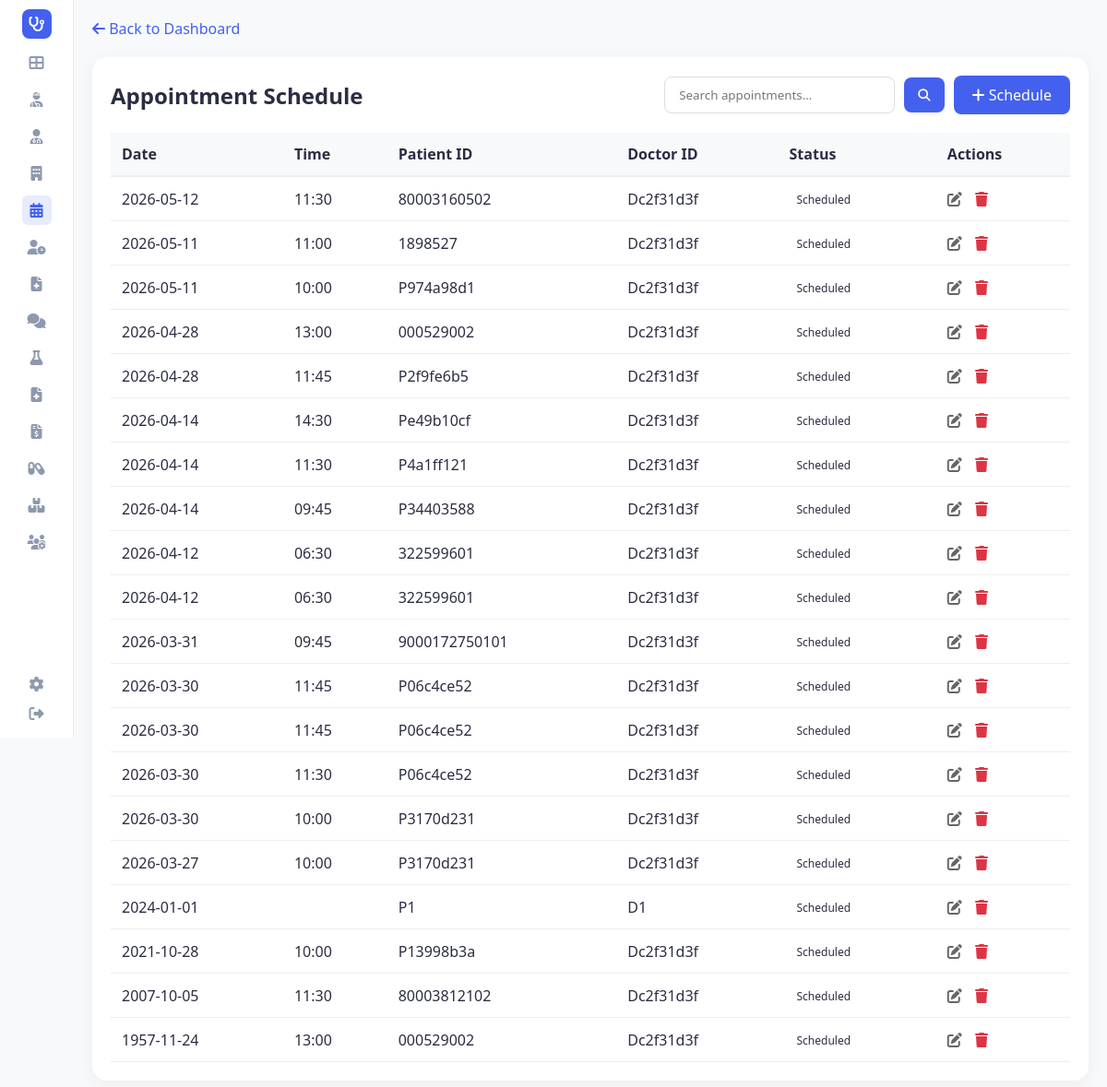
Before: /schedule (signed in) with the older database file.
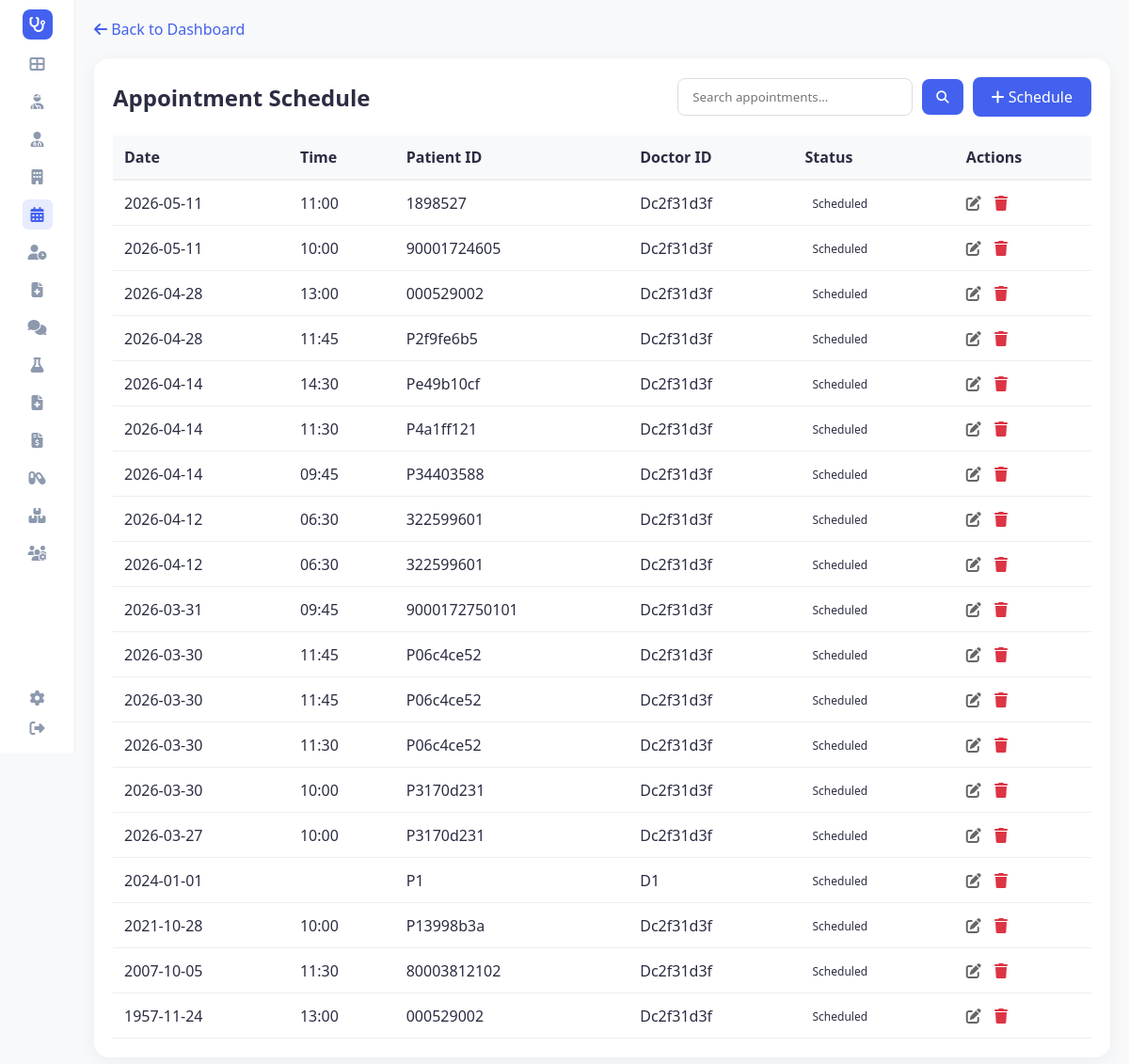
After: the same page with the newer database file.
### tables this page shows
CREATE TABLE appointments (
                appointment_id TEXT PRIMARY KEY,
                patient_id TEXT,
                doctor_id TEXT,
                appointment_date TEXT,
                appointment_time TEXT,
                reason TEXT,
                status TEXT,
                notes TEXT, is_deleted INTEGER DEFAULT 0, deleted_at TEXT,
                FOREIGN KEY (patient_id) REFERENCES patients(patient_id),
                FOREIGN KEY (doctor_id) REFERENCES doctors(doctor_id)
            );

### app.py (the view)
@app.route('/schedule')
def view_schedule():
    page = request.args.get('page', 1, type=int)
    search_term = request.args.get('search', '').strip()
    per_page = 20
    conn = hms.db.get_connection()
    cursor = conn.cursor()
    if search_term:
        search_value = f"%{search_term}%"
        cursor.execute("""
            SELECT * FROM appointments
            WHERE patient_id LIKE ? OR doctor_id LIKE ? OR status LIKE ? OR reason LIKE ?
            ORDER BY appointment_date DESC, appointment_time DESC LIMIT ? OFFSET ?
        """, (search_value, search_value, search_value, search_value, per_page, (page - 1) * per_page))
        rows = cursor.fetchall()
        cursor.execute("""
            SELECT COUNT(*) FROM appointments
            WHERE patient_id LIKE ? OR doctor_id LIKE ? OR status LIKE ? OR reason LIKE ?
        """, (search_value, search_value, search_value, search_value))
        total_count = cursor.fetchone()[0]
    else:
        cursor.execute("SELECT * FROM appointments ORDER BY appointment_date DESC, appointment_time DESC LIMIT ? OFFSET ?",
                       (per_page, (page - 1) * per_page))
        rows = cursor.fetchall()
        cursor.execute("SELECT COUNT(*) FROM appointments")
        total_count = cursor.fetchone()[0]
    conn.close()
    appointments_list = [hms.db._row_to_obj(Appointment, row) for row in rows]
    total_pages = math.ceil(total_count / per_page) if total_count else 1
    return render_template('view_schedule.html', appointments=appointments_list, page=page,
                           total_pages=total_pages, total_count=total_count,
                           search_term=search_term, active_page='schedule')

### app.py (called while the page is built)
@app.before_request
def require_login():
    allowed_routes = ['login', 'register', 'static']
    if request.endpoint not in allowed_routes and 'user_id' not in session:
        return redirect(url_for('login'))

@app.context_processor
def inject_user():
    username = session.get('username')
    role = session.get('role')
    unread = 0
    if username:
        unread = hms.get_unread_count(username, role)
    return dict(current_user=username, current_role=role, unread_messages_count=unread, hms=hms)

### database/db_manager.py (called while the page is built)
    def get_connection(self):
        conn = sqlite3.connect(self.db_file)
        conn.row_factory = sqlite3.Row
        return conn

    def _row_to_obj(self, cls: Type[T], row: sqlite3.Row) -> T:
        d = dict(row)
        for field in fields(cls):
            if field.type in (dict, Dict[str, Any], list, List[Any]) and d.get(field.name):
                try:
                    d[field.name] = json.loads(d[field.name])
                except:
                    pass
            elif field.type == bool and field.name in d:
                d[field.name] = bool(d[field.name])
        allowed = {f.name for f in fields(cls)}
        filtered = {k: v for k, v in d.items() if k in allowed}
        return cls(**filtered)

### main.py (called while the page is built)
    def get_unread_count(self, user_id: str, role: str) -> int:
        conn = self.db.get_connection()
        cursor = conn.cursor()
        cursor.execute("""
            SELECT COUNT(*) FROM messages
            WHERE is_read = 0 AND (recipient_id = ? OR recipient_id = ? OR recipient_id = 'all')
        """, (user_id, role))
        count = cursor.fetchone()[0]
        conn.close()
        return count

### templates/view_schedule.html (shortened to what this page needs)
<!DOCTYPE html>
<html lang="en">
<head>
    <link rel="stylesheet" href="{{ url_for('static', filename='style.css') }}">
    <link rel="stylesheet" href="https://cdnjs.cloudflare.com/ajax/libs/font-awesome/6.4.0/css/all.min.css">
</head>
<body>
    <div class="container">
        {% include 'sidebar.html' %}
        <main class="main-content">
            <a href="{{ url_for('dashboard') }}" class="back-link" style="color: #4361ee; text-decoration: none; display: block; margin-bottom: 20px;"><i class="fas fa-arrow-left"></i> Back to Dashboard</a>
            <div class="card">
                <div style="display: flex; justify-content: space-between; align-items: center; margin-bottom: 20px;">
                    <h2 style="margin: 0;">Appointment Schedule</h2>
                    <div style="display: flex; gap: 10px;">
                        <form action="{{ url_for('view_schedule') }}" method="get" class="search-form" style="display: flex; align-items: center; gap: 10px;">
                            <input type="text" name="search" placeholder="Search appointments..." value="{{ search_term if search_term else '' }}" style="padding: 10px 15px; border: 1px solid #ddd; border-radius: 8px; outline: none; width: 250px;">
                            <button type="submit" style="background-color: #4361ee; color: white; border: none; padding: 10px 15px; border-radius: 8px; cursor: pointer;"><i class="fas fa-search"></i></button>
                        </form>
                        <a href="{{ url_for('schedule_appointment') }}" class="btn-add" style="background-color: #4361ee; color: white; padding: 10px 20px; text-decoration: none; border-radius: 8px; font-weight: 500;"><i class="fas fa-plus"></i> Schedule</a>
                    </div>
                </div>
                <div style="overflow-x: auto;">
                    <table style="width: 100%; border-collapse: collapse;">
                        <thead>
                            <tr style="text-align: left; background-color: #f8f9fa;">
                                <th style="padding: 12px; border-bottom: 2px solid #eee;">Date</th>
                                <th style="padding: 12px; border-bottom: 2px solid #eee;">Time</th>
                                <th style="padding: 12px; border-bottom: 2px solid #eee;">Patient ID</th>
                                <th style="padding: 12px; border-bottom: 2px solid #eee;">Doctor ID</th>
                                <th style="padding: 12px; border-bottom: 2px solid #eee;">Status</th>
                                <th style="padding: 12px; border-bottom: 2px solid #eee;">Actions</th>
                            </tr>
                        </thead>
                        <tbody>
                            {% for appt in appointments %}
                            <tr>
                                <td style="padding: 12px; border-bottom: 1px solid #eee;">{{ appt.appointment_date }}</td>
                                <td style="padding: 12px; border-bottom: 1px solid #eee;">{{ appt.appointment_time }}</td>
                                <td style="padding: 12px; border-bottom: 1px solid #eee;">{{ appt.patient_id }}</td>
                                <td style="padding: 12px; border-bottom: 1px solid #eee;">{{ appt.doctor_id }}</td>
                                <td style="padding: 12px; border-bottom: 1px solid #eee;">
                                    <span class="status {{ appt.status|lower }}">{{ appt.status }}</span>
                                </td>
                                <td style="padding: 12px; border-bottom: 1px solid #eee;">
                                    <a href="{{ url_for('edit_appointment', appointment_id=appt.appointment_id) }}" title="Edit" style="margin-right: 10px; color: #666;"><i class="fas fa-edit"></i></a>
                                    <a href="{{ url_for('delete_appointment', appointment_id=appt.appointment_id) }}" title="Delete" style="color: #dc3545;" onclick="return confirm('Are you sure you want to delete this appointment?')"><i class="fas fa-trash"></i></a>
                                </td>
                            </tr>
                            {% else %}
                            <tr>
                                <td colspan="5" style="padding: 20px; text-align: center; color: #888;">No appointments scheduled.</td>
                            </tr>
                            {% endfor %}
                        </tbody>
                    </table>
                </div>
            </div>
        </main>
    </div>
</body>
</html>

### templates/sidebar.html
<aside class="sidebar">
    <div class="logo">
        <div class="logo-icon">
            <i class="fas fa-stethoscope"></i>
        </div>
    </div>
    <nav class="menu">
        <a href="{{ url_for('dashboard') }}" class="menu-item {% if active_page == 'dashboard' %}active{% endif %}" title="Dashboard"><i class="fas fa-th-large"></i></a>
        {% if current_role in ['admin', 'doctor', 'receptionist', 'nurse'] %}
        <a href="{{ url_for('patients') }}" class="menu-item {% if active_page == 'patients' %}active{% endif %}" title="Patients"><i class="fas fa-user-injured"></i></a>
        {% endif %}
        {% if current_role in ['admin', 'doctor', 'receptionist', 'nurse'] %}
        <a href="{{ url_for('doctors') }}" class="menu-item {% if active_page == 'doctors' %}active{% endif %}" title="Doctors"><i class="fas fa-user-md"></i></a>
        {% endif %}
        {% if current_role in ['admin', 'doctor', 'receptionist'] %}
        <a href="{{ url_for('departments') }}" class="menu-item {% if active_page == 'departments' %}active{% endif %}" title="Departments"><i class="fas fa-building"></i></a>
        {% endif %}
        {% if current_role in ['admin', 'doctor', 'receptionist', 'nurse'] %}
        <a href="{{ url_for('view_schedule') }}" class="menu-item {% if active_page == 'schedule' %}active{% endif %}" title="Schedule"><i class="fas fa-calendar-alt"></i></a>
        {% endif %}
        {% if current_role in ['admin', 'doctor', 'receptionist', 'nurse'] %}
        <a href="{{ url_for('queue_dashboard') }}" class="menu-item {% if active_page == 'queue' %}active{% endif %}" title="Queue Dashboard"><i class="fas fa-user-clock"></i></a>
        {% endif %}
        {% if current_role in ['admin', 'doctor', 'nurse'] %}
        <a href="{{ url_for('medical_records') }}" class="menu-item {% if active_page == 'medical_records' %}active{% endif %}" title="Medical Records"><i class="fas fa-file-medical"></i></a>
        {% endif %}
        <a href="{{ url_for('messages') }}" class="menu-item {% if active_page == 'messages' %}active{% endif %}" title="Messages"><i class="fas fa-comments"></i></a>
        {% if current_role in ['admin', 'doctor', 'lab_assistant', 'nurse'] %}
        <a href="{{ url_for('lab_results') }}" class="menu-item {% if active_page == 'lab_results' %}active{% endif %}" title="Lab Results"><i class="fas fa-flask"></i></a>
        {% endif %}
        {% if current_role in ['admin', 'doctor'] %}
        <a href="{{ url_for('general_reports') }}" class="menu-item {% if active_page == 'reports' %}active{% endif %}" title="Reports"><i class="fas fa-file-medical"></i></a>
        {% endif %}
        {% if current_role in ['admin', 'cashier'] %}
        <a href="{{ url_for('billing_dashboard') }}" class="menu-item {% if active_page == 'billing' %}active{% endif %}" title="Billing"><i class="fas fa-file-invoice-dollar"></i></a>
        {% endif %}
        {% if current_role in ['admin', 'doctor', 'receptionist', 'nurse'] %}
        <a href="{{ url_for('prescriptions') }}" class="menu-item {% if active_page == 'prescriptions' %}active{% endif %}" title="Prescriptions"><i class="fas fa-capsules"></i></a>
        {% endif %}
        {% if current_role in ['admin', 'cashier', 'nurse'] %}
        <a href="{{ url_for('inventory') }}" class="menu-item {% if active_page == 'inventory' %}active{% endif %}" title="Inventory"><i class="fas fa-boxes"></i></a>
        {% endif %}
        {% if current_role in ['admin', 'admin doctor', 'admin_doctor'] %}
        <a href="{{ url_for('admin_users') }}" class="menu-item {% if active_page == 'admin_users' %}active{% endif %}" title="User Management"><i class="fas fa-users-cog"></i></a>
        {% endif %}
    </nav>
    <div class="settings">
        <a href="{{ url_for('settings') }}" class="menu-item {% if active_page == 'settings' %}active{% endif %}" title="Settings"><i class="fas fa-cog"></i></a>
        <a href="{{ url_for('logout') }}" class="menu-item" title="Logout"><i class="fas fa-sign-out-alt"></i></a>
    </div>
</aside>

### static/style.css (style rules this page uses)
:root { --primary-color: #4361ee; --secondary-color: #3f37c9; --success-color: #4cc9f0; --warning-color: #f72585; --text-dark: #2b2d42; --text-light: #8d99ae; --bg-light: #f8f9fa; --white: #ffffff; --sidebar-width: 80px; --border-radius: 16px; --shadow: 0 4px 20px rgba(0, 0, 0, 0.05); }
* { margin: 0; padding: 0; box-sizing: border-box; font-family: 'Segoe UI', Tahoma, Geneva, Verdana, sans-serif; }
body { background-color: var(--bg-light); color: var(--text-dark); min-height: 100vh; margin: 0; }
.container { display: flex !important; min-height: 100vh !important; height: auto !important; overflow: visible !important; }
.main-content { flex: 1 !important; padding: 20px !important; display: flex; flex-direction: column; min-width: 0; }
.sidebar { width: var(--sidebar-width); background-color: var(--white); display: flex; flex-direction: column; align-items: center; padding: 10px 0; border-right: 1px solid #eee; position: sticky; top: 0; height: 100vh; z-index: 100; }
.logo-icon { width: 32px; height: 32px; background-color: var(--primary-color); color: white; border-radius: 8px; display: flex; justify-content: center; align-items: center; font-size: 16px; margin-bottom: 10px; }
.menu { display: flex; flex-direction: column; gap: 8px; flex: 1; overflow-y: auto; width: 100%; align-items: center; }
.menu-item { color: var(--text-light); font-size: 16px; width: 32px; height: 32px; display: flex; justify-content: center; align-items: center; border-radius: 6px; text-decoration: none; transition: all 0.3s ease; }
.menu-item:hover, .menu-item.active { background-color: #4361ee20; color: var(--primary-color); }
.card { background-color: white; border-radius: var(--border-radius); padding: 20px; box-shadow: var(--shadow); }
.status { font-size: 12px; padding: 2px 8px; border-radius: 12px; display: inline-block; }

Changed rows visible on the page:
removed appointments: appointment_date "2026-05-12", appointment_time "11:30", patient_id "80003160502", doctor_id "Dc2f31d3f", status "Scheduled"
changed appointments (number 2 of 19 on the later page): patient_id "P974a98d1" → "90001724605"
